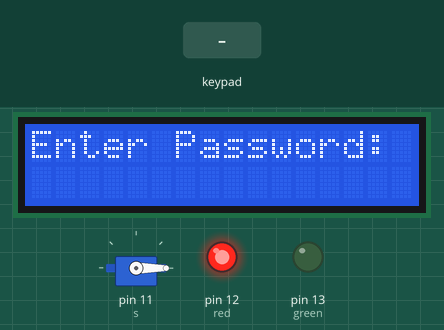
Recording of a sketch running on a simulated Arduino Uno, built with avr-gcc and run on an emulated ATmega328P. On the bench: servo, 16×2 character LCD, output pins drawn as LEDs (lit = HIGH). Inputs (shaded band) come from the test bench.

Above: at 1.2 s.
1.3 s: keypad keys 1 2 3 4 pressed 0.4 s apart
At 3.9 s:
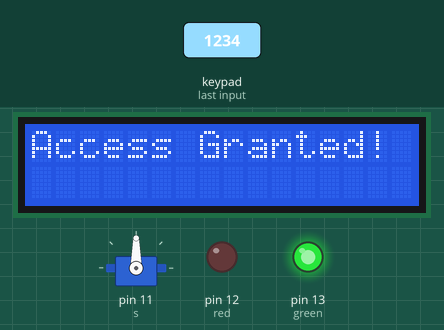
5.9 s: key '1' pressed
At 7.1 s:
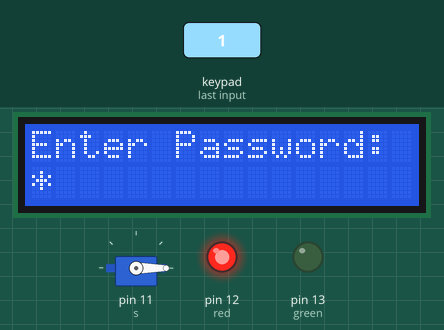
7.4 s: key '2' pressed
At 8.3 s:
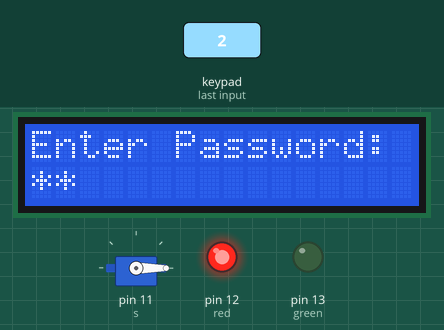
Timing chart, 0 to 10.4 s (numbered marks = the images above; inputs shaded):
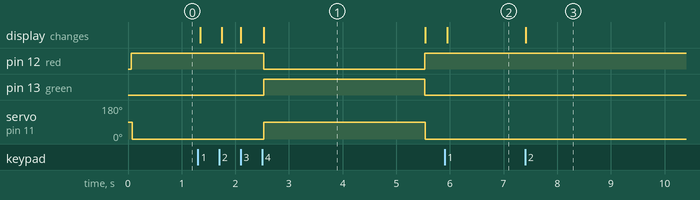

The sketch:

aug2_ard_lcd_keypad_lock_v2.ino
```cpp
#include <Keypad.h>
#include <Servo.h>
#include <LiquidCrystal_I2C.h>

LiquidCrystal_I2C lcd(0x27, 16, 2);
Servo s;

char pass[] = "1234";
int position = 0;
const byte rows = 4;
const byte cols = 4;

char keys[rows][cols] = {
  {'1','2','3','A'},
  {'4','5','6','B'},
  {'7','8','9','C'},
  {'*','0','#','D'}
};

byte rowpins[rows] = {10, 9, 8, 7};
byte colpins[cols] = {6, 5, 4, 3};

Keypad keypad = Keypad(makeKeymap(keys), rowpins, colpins, rows, cols);

int green = 13;
int red = 12;

void setup() {
  pinMode(red, OUTPUT);
  pinMode(green, OUTPUT);

  s.attach(11);

  lcd.init();
  lcd.backlight();

  // Set initial locked state without the 3-second delay at startup
  digitalWrite(red, HIGH);
  digitalWrite(green, LOW);
  s.write(0);

  showPrompt();
}

void loop() {
  char key = keypad.getKey();

  if (key) {
    // Print the pressed key on the second row
    lcd.setCursor(position, 1);
    lcd.print('*'); // Prints '*' for security, change to 'key' if you want to see the number

    if (key == '*' || key == '#') {
      position = 0;
      lockDoor();
    }
    else if (key == pass[position]) {
      position++;
    }
    else {
      position = 0; // Wrong key resets progress
      lcd.setCursor(0, 1);
      lcd.print("    "); // Clear entry line
    }

    if (position == 4) {
      unlockDoor();
      position = 0;
    }
  }
  delay(50);
}

void showPrompt() {
  lcd.clear();
  lcd.setCursor(0, 0);
  lcd.print("Enter Password:");
}

void lockDoor() {
  digitalWrite(red, HIGH);
  digitalWrite(green, LOW);
  s.write(0);
  showPrompt();
}

void unlockDoor() {
  lcd.clear();
  lcd.setCursor(0, 0);
  lcd.print("Access Granted!");

  digitalWrite(red, LOW);
  digitalWrite(green, HIGH);
  s.write(90);

  delay(3000); // Keep door open for 3 seconds

  lockDoor();  // Auto-relock
}
```

Measured:
- after the input at 1.3 s, pin 12 (red): HIGH → LOW after 1.2 s, → HIGH 3.0 s later; pin 13 (green): LOW → HIGH after 1.2 s, → LOW 3.0 s later; servo on pin 11 (s): 0° → 90° after 1.2 s, → 0° 3.0 s later; the display: first changes at once (image 1 shows a later state)
- after the input at 5.9 s, the display: changes after 0.05 s (image 2)
- after the input at 7.4 s, the display: changes at once (image 3)
- what the display in image 1 shows lasts 3.0 s, from 2.5 s to 5.5 s
